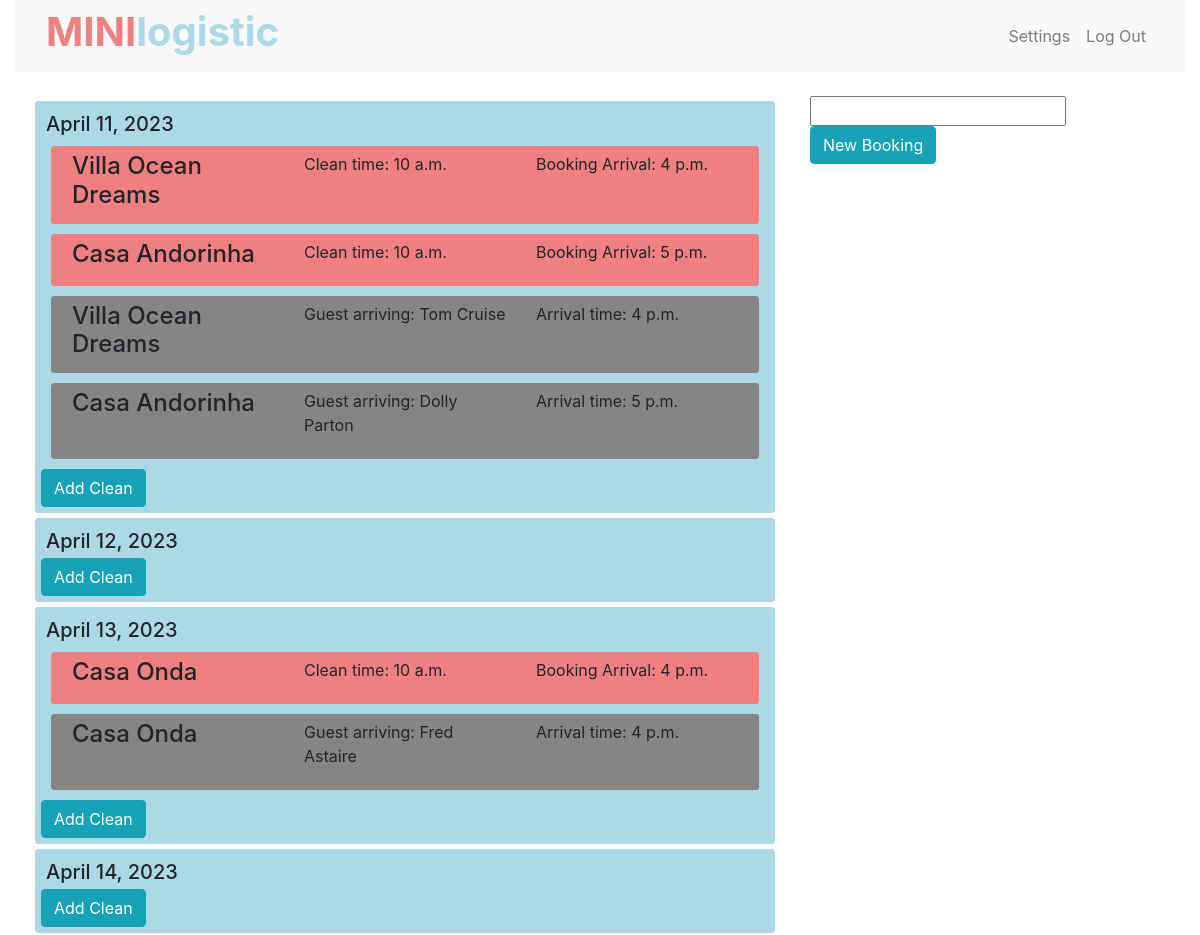
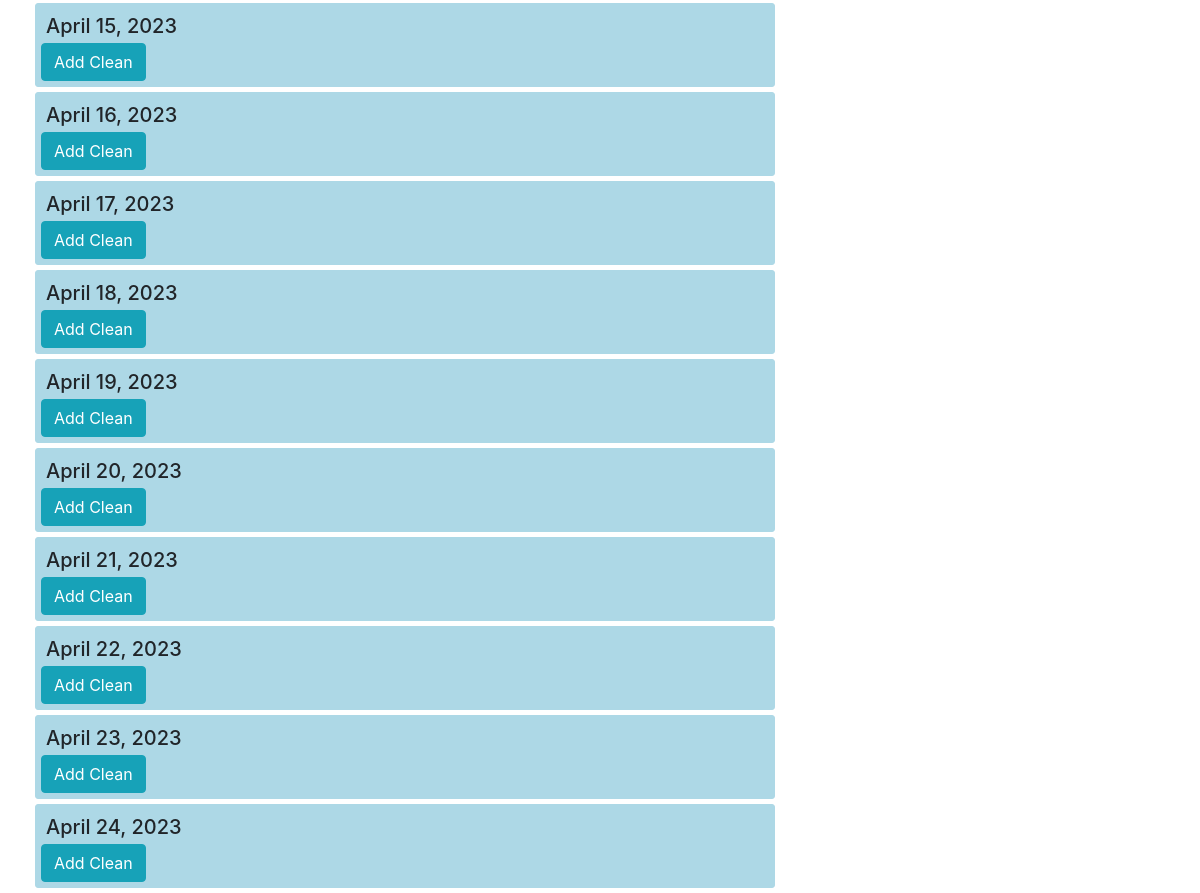
The app's page /minilogistic/ (signed in) with its own data (2 pictures, top to bottom).
### minilogistic/models.py (models this page shows, shortened)
class Clean(models.Model):
    location = models.ForeignKey(Location, on_delete=models.PROTECT, related_name="cleans")
    date = models.DateField()
    start_time = models.TimeField()
    duration = models.DecimalField(default=0.0, max_digits=3, decimal_places=2)
    booking = models.ForeignKey(Booking, on_delete=models.PROTECT, related_name="cleans")
    cleaners = models.ManyToManyField(Cleaner, related_name="cleans")
    date_created = models.DateTimeField(default= datetime.today)

class Location(models.Model):
    name = models.CharField(max_length=64)
    def __str__(self):
        return f"{self.name}"

class Booking(models.Model):
    firstname = models.CharField(max_length=64)
    lastname = models.CharField(max_length=64)
    location = models.ForeignKey(Location, on_delete=models.PROTECT, related_name="bookings")
    arrival_time = models.TimeField()
    arrival_date = models.DateField()
    departure_date = models.DateField()
    self_check_in = models.BooleanField(default=True)

### minilogistic/views.py (the view)
# urls.py: path('', views.agenda_view, name='agenda'),
def agenda_view(request):
    user = request.user
    bookings = Booking.objects.all()
    cleans = Clean.objects.all()
    selected_days = Selector.objects.filter(user = user)
    for day in selected_days:
        day = day
    dates = [day.agenda_date + timedelta(days=i) for i in range(0, 14)]
    return render(request, "minilogistic/agenda.html", {
        "bookings": bookings,
        "cleans": cleans,
        "dates": dates,
        "day": day
    } )

### minilogistic/templates/minilogistic/agenda.html (shortened to what this page needs)
{% extends "minilogistic/layout.html" %}
{% load static %}
{% block body %}
<div class="container-fluid">
    <div class="row">
        <div class="col-md-8">
            {% for day in dates %}
                <div class="day-section">
                    <h5 class="section-date">{{ day }}</h5>
                    {% for clean in cleans %}
                        {% if clean.date == day %}
                        <div class="row clean-section">
                            <div class="col">
                                <h4>{{ clean.location }}</h4>
                            </div>
                            <div class="col">
                                <p>Clean time: {{ clean.start_time }}</p>
                            </div>
                            <div class="col">
                                <p>Booking Arrival: {{ clean.booking.arrival_time }}</p>
                            </div>
                        </div>
                        {% endif %}
                    {% endfor %}
                    {% for booking in bookings %}
                        {% if booking.arrival_date == day %}
                        <div class="row booking-section">
                            <div class="col">
                                <h4>{{ booking.location }}</h4>
                            </div>
                            <div class="col">
                                <p>Guest arriving: {{ booking.firstname }} {{ booking.lastname }}</p>
                            </div>
                            <div class="col">
                                <p>Arrival time: {{ booking.arrival_time }}</p>
                            </div>
                        </div>
                        {% endif %}
                    {% endfor %}
                    <div class="button-container">
                        <button type="button" class="btn btn-info">Add Clean</button>
                    </div>
                </div>
            {% endfor %}
        </div>
        <div id="sidebar" class="col-md-4">
            <div id="sidebar-menu" class="row">
                <div class="col">
                    <input id="datepicker" width="200" />
                </div>
                <div class="col">
                    <button type="button" class="btn btn-info">New Booking</button>
                </div>
            </div>
        </div>
    </div>
</div>
{% endblock %}

### minilogistic/templates/minilogistic/layout.html (shortened to what this page needs)
{% load static %}
<!DOCTYPE html>
<html lang="en">
    <head>
        <link rel="stylesheet" href="https://stackpath.bootstrapcdn.com/bootstrap/4.4.1/css/bootstrap.min.css">
        <link href="{% static 'minilogistic/styles.css' %}" rel="stylesheet">
    </head>
    <body>
        <div class="container-fluid">
            <nav class="navbar navbar-expand-sm navbar-light bg-light">
                <div class="container-fluid">
                    <div class="collapse navbar-collapse" id="navbarNav">
                        <div class="d-flex align-items-center mr-auto">
                            <h1 style="color:lightcoral; font-weight: bold;">MINI</h1><h1 style="color:lightblue; font-weight: bold;">logistic</h1>
                        </div>
                        <ul class="navbar-nav ml-auto">
                            <li class="nav-item">
                                <a class="nav-link" href="#">Settings</a>
                            </li>
                            <li class="nav-item">
                                <a class="nav-link" href="#">Log Out</a>
                            </li>
                        </ul>
                    </div>
                </div>
            </nav>
            <br>
            {% block body %}
            {% endblock %}
        </div>
    </body>
</html>

### minilogistic/static/minilogistic/styles.css (style rules this page uses)
.day-section { border-style: solid; border-color: lightblue; border-width: 1px; border-radius: 3px; margin: 5px; padding: 5px; background-color: lightblue; }
.clean-section { border-style: solid; border-color: lightcoral; border-width: 1px; border-radius: 3px; margin: 10px; padding: 5px; background-color: lightcoral; }
.section-date { margin: 5px; }
.booking-section { border-style: solid; border-color: rgb(133, 133, 133); border-width: 1px; border-radius: 3px; margin: 10px; padding: 5px; background-color: rgb(133, 133, 133); }

### records on screen
Clean: location "Villa Ocean Dreams", start_time "10 a.m.", booking.arrival_time "4 p.m."
Clean: location "Casa Andorinha", start_time "10 a.m.", booking.arrival_time "5 p.m."
Booking: location "Villa Ocean Dreams", firstname "Tom", lastname "Cruise", arrival_time "4 p.m."
Booking: location "Casa Andorinha", firstname "Dolly", lastname "Parton", arrival_time "5 p.m."
Clean: location "Casa Onda", start_time "10 a.m.", booking.arrival_time "4 p.m."
Booking: location "Casa Onda", firstname "Fred", lastname "Astaire", arrival_time "4 p.m."

### other values on screen
{{ day }} "April 11, 2023" "April 12, 2023" "April 13, 2023" "April 14, 2023" "April 15, 2023" "April 16, 2023" "April 17, 2023" "April 18, 2023" "April 19, 2023" "April 20, 2023" "April 21, 2023" "April 22, 2023" "April 23, 2023" "April 24, 2023"
